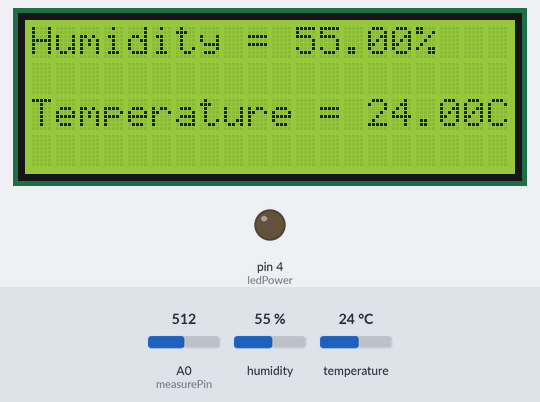
This sketch was run on a simulated Arduino Uno, built with avr-gcc and run on an emulated ATmega328P. Shown: 20×4 character LCD, output pins drawn as LEDs (lit = HIGH). The inputs (shaded band) are chosen by the test bench; at power-on: A0 (measurePin) = 512, humidity 55 %, temperature 24 °C. What the sketch prints to the serial monitor is not drawn.

Above: at 2.2 s.
2.3 s: A0 (measurePin) set to 470
At 3.6 s:
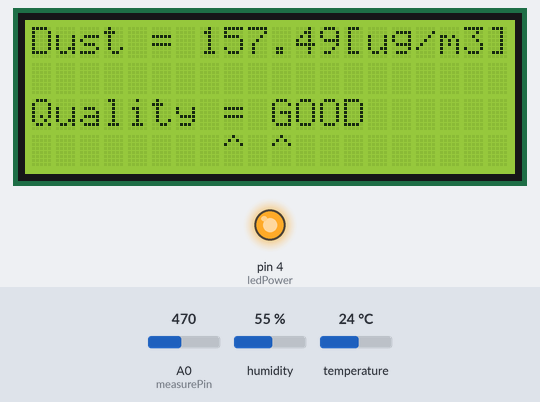
8.8 s: A0 (measurePin) set to 438
At 12.8 s:
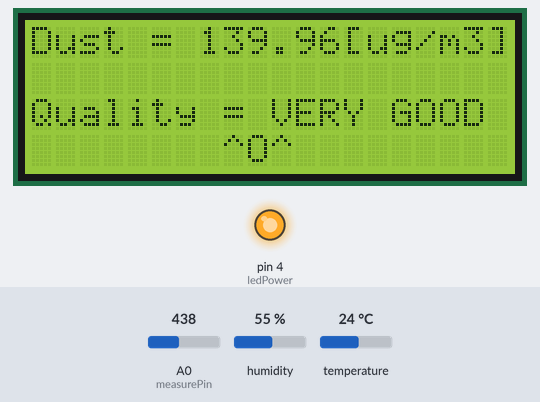
18.9 s: A0 (measurePin) set to 332
At 20.8 s:
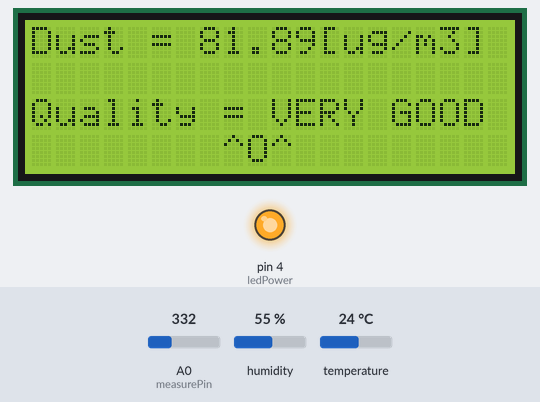
23.2 s: A0 (measurePin) set to 304
At 24.9 s:
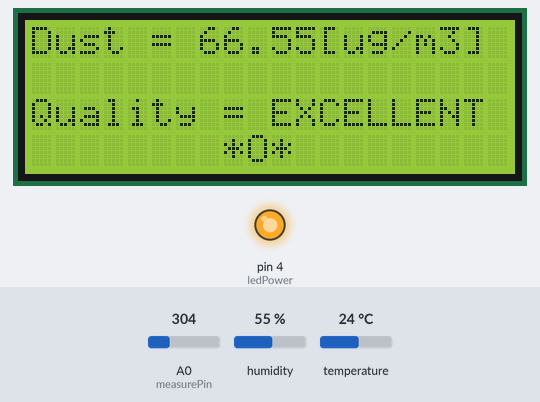
33.3 s: A0 (measurePin) set to 900
At 36.8 s:
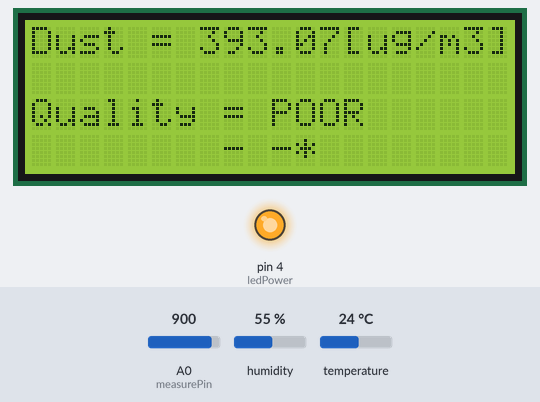
43.4 s: humidity set to 22 %
At 47.4 s:
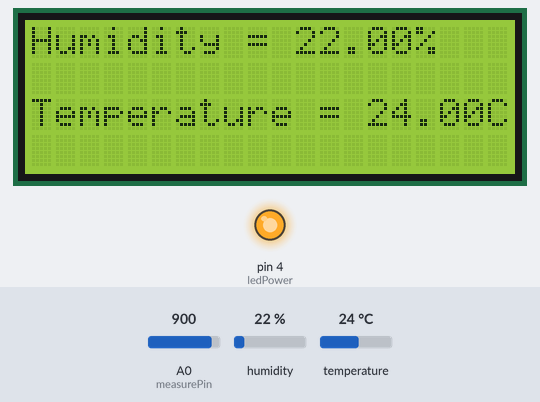
Timing chart, 0 to 48.9 s (numbered marks = the images above; inputs shaded):
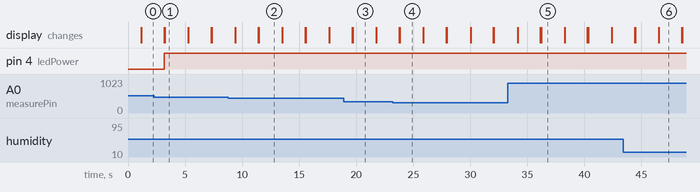

The sketch:

uno_wifi.ino
```cpp
//BetterWeather-BetterHealth Project
//Computer Programing 2018,IT KMITL
/*Json to communicate with node mcu*/
#include <SoftwareSerial.h>
#include <ArduinoJson.h>
SoftwareSerial s(3, 2); //RX, TX

/*include LCD 20x4 libary*/
#include <Wire.h>
#include <LiquidCrystal_PCF8574.h>
LiquidCrystal_PCF8574 lcd(0x27);  // set the LCD address to 0x27 for a 16 chars and 2 line display
int show;

/*DHT11 Sensor*/
#include "dht.h" // include libary of DHT11
#define DHTTYPE DHT11 // using DHT 11
#define dhtPin 8 // Digital Pin sensor is connected to
dht DHT; // Creats a DHT object

/*Dust sensor*/
int measurePin = A0; // Analog Pin sensor is connected to
int ledPower = 4; // Digital Pin sensor is connected to

float rawSignal = 0;
float voltage = 0;
float dustDensity = 0;

String quality; // Air quality (0.5micron+)

int count;

void setup() {
  // put your setup code here, to run once:
  s.begin(9600);
  Serial.begin(9600);
  pinMode(ledPower, OUTPUT);
  Serial.println("==== BWBH project ====\n\n");
  // lcd
  lcd.setBacklight(255);
  lcd.begin(20, 4);
  lcd.setCursor(0, 1);
  lcd.print("++ Weather & Dust ++");
  delay(1000);

}

StaticJsonBuffer<400> jsonBuffer;
JsonObject& root = jsonBuffer.createObject();
void loop() {
  // put your main code here, to run repeatedly:
  /*DHT code*/
  lcd.clear();
  if (show == 0) {
    DHT.read11(dhtPin);

    Serial.print("humidity = ");
    Serial.print(DHT.humidity);
    Serial.print("%  ");
    Serial.print("temperature = ");
    Serial.print(DHT.temperature);
    Serial.println("C  ");

    lcd.setCursor(0, 0);
    lcd.print("Humidity = ");
    lcd.print(DHT.humidity);
    lcd.print("%  ");
    lcd.setCursor(0, 2);
    lcd.print("Temperature = ");
    lcd.print(DHT.temperature);
    lcd.print("C  ");

  }
  /*Dust Code*/
  else if (show == 1) {
    digitalWrite(ledPower, LOW); // power on the LED
    delayMicroseconds(280); //samplingTime from datadheet

    rawSignal = analogRead(measurePin); // read the dust value

    delayMicroseconds(40);
    digitalWrite(ledPower, HIGH); // turn the LED off
    delayMicroseconds(9680); // sleeptime

    voltage = rawSignal * (3.3 / 1024); // convert to voltage

    // linear eqaution taken from http://www.howmuchsnow.com/arduino/airquality/

    dustDensity = (0.17 * voltage - 0.1) * 1000; // *1000 convert  ug/m3

    Serial.print("Raw (0-1023): ");
    Serial.print(rawSignal);

    Serial.print(" Voltage: ");
    Serial.print(voltage);

    Serial.print(" Dust Density [ug/m3]: "); //microgram per m3
    Serial.println(dustDensity);
    /* Air Quality Chart - Small Count Reading (0.5 micron)+
      300-1050   = POOR
      150-300    = GOOD
      75-150     = VERY GOOD
      0-75       = EXCELLENT*/

    lcd.setCursor(0, 0);
    lcd.print("Dust = ");
    if (dustDensity < 0){
      dustDensity = 0;
      }
    lcd.print(dustDensity);
    lcd.print("[ug/m3]");
    lcd.setCursor(0, 2);
    lcd.print("Quality = ");

    if (dustDensity <= 75) {
      quality = "EXCELLENT *O*";
      lcd.print("EXCELLENT");
      lcd.setCursor(8,3);
      lcd.print("*O*");

    }
    else if (dustDensity <= 150) {
      quality = "VERY GOOD ^O^";
      lcd.print("VERY GOOD");
      lcd.setCursor(8,3);
      lcd.print("^O^");
    }
    else if (dustDensity <= 300) {
      quality = "GOOD ^ ^";
      lcd.print("GOOD");
      lcd.setCursor(8,3);
      lcd.print("^ ^");
    }
    else if (dustDensity <= 1050) {
      quality = "POOR - -*";
      lcd.print("POOR");
      lcd.setCursor(8,3);
      lcd.print("- -*");
    }

  }
  /*Json*/
  root["temp"] = DHT.temperature;
  root["hum"] = DHT.humidity;
  root["dust"] = dustDensity;
  root["qua"] = quality;

  if(s.available()>0 && (count % 30) == 0){
    root.printTo(s); // send to nodemcu
  }

  show = (show + 1) % 2; // to select case to show on lcd
  count += 1;
  delay(2000);

}
```

Measured:
- the behaviour switches between 457 and 456 on A0 (measurePin) (found by bisection; images 1 and 2)
- the behaviour switches between 320 and 319 on A0 (measurePin) (found by bisection; images 3 and 4)
- after the input at 8.8 s, the display: first differs from a run without the input after 2.7 s (image 2)
- after the input at 23.2 s, the display: first differs from a run without the input after 0.63 s (image 4)
- after the input at 33.3 s, the display: first differs from a run without the input after 2.9 s (image 5)
- what the display in image 1 shows lasts 2.1 s, from 3.2 s to 5.3 s
